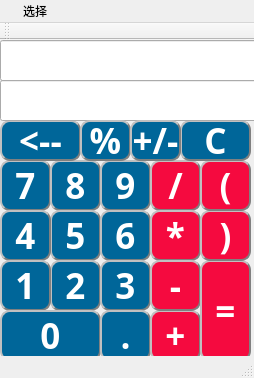
<?xml version="1.0" encoding="UTF-8"?>
<ui version="4.0">
 <class>MainWindow</class>
 <widget class="QMainWindow" name="MainWindow">
  <property name="geometry">
   <rect>
    <x>0</x>
    <y>0</y>
    <width>254</width>
    <height>378</height>
   </rect>
  </property>
  <property name="windowTitle">
   <string>MainWindow</string>
  </property>
  <property name="styleSheet">
   <string notr="true">background-color:#000000  ;
color: white;   
border-radius: 10px;  
border: 2px groove gray;
border-style: outset;}
QPushButton:hover{background-color:white; color: black;}
QPushButton:pressed{background-color:rgb(85, 170, 255);
border-style: inset; 
</string>
  </property>
  <widget class="QWidget" name="centralWidget">
   <widget class="QPushButton" name="btn_7">
    <property name="geometry">
     <rect>
      <x>0</x>
      <y>120</y>
      <width>51</width>
      <height>51</height>
     </rect>
    </property>
    <property name="font">
     <font>
      <family>Aharoni</family>
      <pointsize>26</pointsize>
      <weight>75</weight>
      <bold>true</bold>
     </font>
    </property>
    <property name="styleSheet">
     <string notr="true">QPushButton
{
background-color:#006699    ;
color: white;   
border-radius: 10px;  
border: 2px groove gray;
border-style: outset;}
QPushButton:hover{background-color:white; color: black;}
QPushButton:pressed{background-color:rgb(85, 170, 255);
border-style: inset; 
}</string>
    </property>
    <property name="text">
     <string>7</string>
    </property>
   </widget>
   <widget class="QPushButton" name="btn_8">
    <property name="geometry">
     <rect>
      <x>50</x>
      <y>120</y>
      <width>51</width>
      <height>51</height>
     </rect>
    </property>
    <property name="font">
     <font>
      <family>Aharoni</family>
      <pointsize>26</pointsize>
      <weight>75</weight>
      <bold>true</bold>
     </font>
    </property>
    <property name="styleSheet">
     <string notr="true">QPushButton
{
background-color:#006699    ;
color: white;   
border-radius: 10px;  
border: 2px groove gray;
border-style: outset;}
QPushButton:hover{background-color:white; color: black;}
QPushButton:pressed{background-color:rgb(85, 170, 255);
border-style: inset; 
}</string>
    </property>
    <property name="text">
     <string>8</string>
    </property>
    <property name="iconSize">
     <size>
      <width>40</width>
      <height>40</height>
     </size>
    </property>
   </widget>
   <widget class="QPushButton" name="btn_9">
    <property name="geometry">
     <rect>
      <x>100</x>
      <y>120</y>
      <width>51</width>
      <height>51</height>
     </rect>
    </property>
    <property name="font">
     <font>
      <family>Aharoni</family>
      <pointsize>26</pointsize>
      <weight>75</weight>
      <bold>true</bold>
     </font>
    </property>
    <property name="styleSheet">
     <string notr="true">QPushButton
{
background-color:#006699    ;
color: white;   
border-radius: 10px;  
border: 2px groove gray;
border-style: outset;}
QPushButton:hover{background-color:white; color: black;}
QPushButton:pressed{background-color:rgb(85, 170, 255);
border-style: inset; 
}</string>
    </property>
    <property name="text">
     <string>9</string>
    </property>
   </widget>
   <widget class="QPushButton" name="btn_5">
    <property name="geometry">
     <rect>
      <x>50</x>
      <y>170</y>
      <width>51</width>
      <height>51</height>
     </rect>
    </property>
    <property name="font">
     <font>
      <family>Aharoni</family>
      <pointsize>26</pointsize>
      <weight>75</weight>
      <bold>true</bold>
     </font>
    </property>
    <property name="styleSheet">
     <string notr="true">QPushButton
{
background-color:#006699    ;
color: white;   
border-radius: 10px;  
border: 2px groove gray;
border-style: outset;}
QPushButton:hover{background-color:white; color: black;}
QPushButton:pressed{background-color:rgb(85, 170, 255);
border-style: inset; 
}</string>
    </property>
    <property name="text">
     <string>5</string>
    </property>
   </widget>
   <widget class="QPushButton" name="btn_6">
    <property name="geometry">
     <rect>
      <x>100</x>
      <y>170</y>
      <width>51</width>
      <height>51</height>
     </rect>
    </property>
    <property name="font">
     <font>
      <family>Aharoni</family>
      <pointsize>26</pointsize>
      <weight>75</weight>
      <bold>true</bold>
     </font>
    </property>
    <property name="styleSheet">
     <string notr="true">QPushButton
{
background-color:#006699    ;
color: white;   
border-radius: 10px;  
border: 2px groove gray;
border-style: outset;}
QPushButton:hover{background-color:white; color: black;}
QPushButton:pressed{background-color:rgb(85, 170, 255);
border-style: inset; 
}</string>
    </property>
    <property name="text">
     <string>6</string>
    </property>
    <property name="iconSize">
     <size>
      <width>200</width>
      <height>200</height>
     </size>
    </property>
   </widget>
   <widget class="QPushButton" name="btn_4">
    <property name="geometry">
     <rect>
      <x>0</x>
      <y>170</y>
      <width>51</width>
      <height>51</height>
     </rect>
    </property>
    <property name="font">
     <font>
      <family>Aharoni</family>
      <pointsize>26</pointsize>
      <weight>75</weight>
      <bold>true</bold>
     </font>
    </property>
    <property name="styleSheet">
     <string notr="true">QPushButton
{
background-color:#006699    ;
color: white;   
border-radius: 10px;  
border: 2px groove gray;
border-style: outset;}
QPushButton:hover{background-color:white; color: black;}
QPushButton:pressed{background-color:rgb(85, 170, 255);
border-style: inset; 
}</string>
    </property>
    <property name="text">
     <string>4</string>
    </property>
   </widget>
   <widget class="QPushButton" name="btn_2">
    <property name="geometry">
     <rect>
      <x>50</x>
      <y>220</y>
      <width>51</width>
      <height>51</height>
     </rect>
    </property>
    <property name="font">
     <font>
      <family>Aharoni</family>
      <pointsize>26</pointsize>
      <weight>75</weight>
      <bold>true</bold>
     </font>
    </property>
    <property name="styleSheet">
     <string notr="true">QPushButton
{
background-color:#006699    ;
color: white;   
border-radius: 10px;  
border: 2px groove gray;
border-style: outset;}
QPushButton:hover{background-color:white; color: black;}
QPushButton:pressed{background-color:rgb(85, 170, 255);
border-style: inset; 
}</string>
    </property>
    <property name="text">
     <string>2</string>
    </property>
   </widget>
   <widget class="QPushButton" name="btn_3">
    <property name="geometry">
     <rect>
      <x>100</x>
      <y>220</y>
      <width>51</width>
      <height>51</height>
     </rect>
    </property>
    <property name="font">
     <font>
      <family>Aharoni</family>
      <pointsize>26</pointsize>
      <weight>75</weight>
      <bold>true</bold>
     </font>
    </property>
    <property name="styleSheet">
     <string notr="true">QPushButton
{
background-color:#006699    ;
color: white;   
border-radius: 10px;  
border: 2px groove gray;
border-style: outset;}
QPushButton:hover{background-color:white; color: black;}
QPushButton:pressed{background-color:rgb(85, 170, 255);
border-style: inset; 
}</string>
    </property>
    <property name="text">
     <string>3</string>
    </property>
   </widget>
   <widget class="QPushButton" name="btn_1">
    <property name="geometry">
     <rect>
      <x>0</x>
      <y>220</y>
      <width>51</width>
      <height>51</height>
     </rect>
    </property>
    <property name="font">
     <font>
      <family>Aharoni</family>
      <pointsize>26</pointsize>
      <weight>75</weight>
      <bold>true</bold>
     </font>
    </property>
    <property name="styleSheet">
     <string notr="true">QPushButton
{
background-color:#006699    ;
color: white;   
border-radius: 10px;  
border: 2px groove gray;
border-style: outset;}
QPushButton:hover{background-color:white; color: black;}
QPushButton:pressed{background-color:rgb(85, 170, 255);
border-style: inset; 
}</string>
    </property>
    <property name="text">
     <string>1</string>
    </property>
   </widget>
   <widget class="QPushButton" name="btn_0">
    <property name="geometry">
     <rect>
      <x>0</x>
      <y>270</y>
      <width>101</width>
      <height>51</height>
     </rect>
    </property>
    <property name="minimumSize">
     <size>
      <width>0</width>
      <height>0</height>
     </size>
    </property>
    <property name="font">
     <font>
      <family>Aharoni</family>
      <pointsize>26</pointsize>
      <weight>75</weight>
      <bold>true</bold>
     </font>
    </property>
    <property name="styleSheet">
     <string notr="true">QPushButton
{
background-color:#006699    ;
color: white;   
border-radius: 10px;  
border: 2px groove gray;
border-style: outset;}
QPushButton:hover{background-color:white; color: black;}
QPushButton:pressed{background-color:rgb(85, 170, 255);
border-style: inset; 
}</string>
    </property>
    <property name="text">
     <string>0</string>
    </property>
   </widget>
   <widget class="QPushButton" name="btn_dot">
    <property name="geometry">
     <rect>
      <x>100</x>
      <y>270</y>
      <width>51</width>
      <height>51</height>
     </rect>
    </property>
    <property name="font">
     <font>
      <family>Aharoni</family>
      <pointsize>26</pointsize>
      <weight>75</weight>
      <bold>true</bold>
     </font>
    </property>
    <property name="styleSheet">
     <string notr="true">QPushButton
{
background-color:#006699    ;
color: white;   
border-radius: 10px;  
border: 2px groove gray;
border-style: outset;}
QPushButton:hover{background-color:white; color: black;}
QPushButton:pressed{background-color:rgb(85, 170, 255);
border-style: inset; 
}</string>
    </property>
    <property name="text">
     <string>.</string>
    </property>
   </widget>
   <widget class="QPushButton" name="btn_division">
    <property name="geometry">
     <rect>
      <x>150</x>
      <y>120</y>
      <width>51</width>
      <height>51</height>
     </rect>
    </property>
    <property name="font">
     <font>
      <family>Aharoni</family>
      <pointsize>26</pointsize>
      <weight>75</weight>
      <bold>true</bold>
     </font>
    </property>
    <property name="styleSheet">
     <string notr="true">QPushButton
{
background-color:#F50A3F  ;
color: white;   
border-radius: 10px;  
border: 2px groove gray;
border-style: outset;}
QPushButton:hover{background-color:white; color: black;}
QPushButton:pressed{background-color:rgb(85, 170, 255);
border-style: inset; 
}</string>
    </property>
    <property name="text">
     <string>/</string>
    </property>
   </widget>
   <widget class="QPushButton" name="btn_addition">
    <property name="geometry">
     <rect>
      <x>150</x>
      <y>270</y>
      <width>51</width>
      <height>51</height>
     </rect>
    </property>
    <property name="font">
     <font>
      <family>Aharoni</family>
      <pointsize>26</pointsize>
      <weight>75</weight>
      <bold>true</bold>
     </font>
    </property>
    <property name="styleSheet">
     <string notr="true">QPushButton
{
background-color:#F50A3F  ;
color: white;   
border-radius: 10px;  
border: 2px groove gray;
border-style: outset;}
QPushButton:hover{background-color:white; color: black;}
QPushButton:pressed{background-color:rgb(85, 170, 255);
border-style: inset; 
}</string>
    </property>
    <property name="text">
     <string>+</string>
    </property>
   </widget>
   <widget class="QPushButton" name="btn_multiplcation">
    <property name="geometry">
     <rect>
      <x>150</x>
      <y>170</y>
      <width>51</width>
      <height>51</height>
     </rect>
    </property>
    <property name="font">
     <font>
      <family>Aharoni</family>
      <pointsize>26</pointsize>
      <weight>75</weight>
      <bold>true</bold>
     </font>
    </property>
    <property name="styleSheet">
     <string notr="true">QPushButton
{
background-color:#F50A3F  ;
color: white;   
border-radius: 10px;  
border: 2px groove gray;
border-style: outset;}
QPushButton:hover{background-color:white; color: black;}
QPushButton:pressed{background-color:rgb(85, 170, 255);
border-style: inset; 
}</string>
    </property>
    <property name="text">
     <string>*</string>
    </property>
   </widget>
   <widget class="QPushButton" name="btn_subtraction">
    <property name="geometry">
     <rect>
      <x>150</x>
      <y>220</y>
      <width>51</width>
      <height>51</height>
     </rect>
    </property>
    <property name="font">
     <font>
      <family>Aharoni</family>
      <pointsize>26</pointsize>
      <weight>75</weight>
      <bold>true</bold>
     </font>
    </property>
    <property name="styleSheet">
     <string notr="true">QPushButton
{
background-color:#F50A3F  ;
color: white;   
border-radius: 10px;  
border: 2px groove gray;
border-style: outset;}
QPushButton:hover{background-color:white; color: black;}
QPushButton:pressed{background-color:rgb(85, 170, 255);
border-style: inset; 
}</string>
    </property>
    <property name="text">
     <string>-</string>
    </property>
   </widget>
   <widget class="QPushButton" name="btn_equal">
    <property name="geometry">
     <rect>
      <x>200</x>
      <y>220</y>
      <width>51</width>
      <height>101</height>
     </rect>
    </property>
    <property name="font">
     <font>
      <family>Aharoni</family>
      <pointsize>26</pointsize>
      <weight>75</weight>
      <bold>true</bold>
     </font>
    </property>
    <property name="styleSheet">
     <string notr="true">QPushButton
{
background-color:#F50A3F  ;
color: white;   
border-radius: 10px;  
border: 2px groove gray;
border-style: outset;}
QPushButton:hover{background-color:white; color: black;}
QPushButton:pressed{background-color:rgb(85, 170, 255);
border-style: inset; 
}</string>
    </property>
    <property name="text">
     <string>=</string>
    </property>
   </widget>
   <widget class="QPushButton" name="btn_rightParenthesis">
    <property name="geometry">
     <rect>
      <x>200</x>
      <y>170</y>
      <width>51</width>
      <height>51</height>
     </rect>
    </property>
    <property name="font">
     <font>
      <family>Aharoni</family>
      <pointsize>26</pointsize>
      <weight>75</weight>
      <bold>true</bold>
     </font>
    </property>
    <property name="styleSheet">
     <string notr="true">QPushButton
{
background-color:#F50A3F  ;
color: white;   
border-radius: 10px;  
border: 2px groove gray;
border-style: outset;}
QPushButton:hover{background-color:white; color: black;}
QPushButton:pressed{background-color:rgb(85, 170, 255);
border-style: inset; 
}</string>
    </property>
    <property name="text">
     <string>)</string>
    </property>
   </widget>
   <widget class="QPushButton" name="btn_leftParenthesis">
    <property name="geometry">
     <rect>
      <x>200</x>
      <y>120</y>
      <width>51</width>
      <height>51</height>
     </rect>
    </property>
    <property name="font">
     <font>
      <family>Aharoni</family>
      <pointsize>26</pointsize>
      <weight>75</weight>
      <bold>true</bold>
     </font>
    </property>
    <property name="styleSheet">
     <string notr="true">QPushButton
{
background-color:#F50A3F  ;
color: white;   
border-radius: 10px;  
border: 2px groove gray;
border-style: outset;}
QPushButton:hover{background-color:white; color: black;}
QPushButton:pressed{background-color:rgb(85, 170, 255);
border-style: inset; 
}</string>
    </property>
    <property name="text">
     <string>(</string>
    </property>
   </widget>
   <widget class="QPushButton" name="btn_c">
    <property name="geometry">
     <rect>
      <x>180</x>
      <y>80</y>
      <width>71</width>
      <height>41</height>
     </rect>
    </property>
    <property name="font">
     <font>
      <family>Aharoni</family>
      <pointsize>26</pointsize>
      <weight>75</weight>
      <bold>true</bold>
     </font>
    </property>
    <property name="styleSheet">
     <string notr="true">QPushButton
{
background-color:#006699    ;
color: white;   
border-radius: 10px;  
border: 2px groove gray;
border-style: outset;}
QPushButton:hover{background-color:white; color: black;}
QPushButton:pressed{background-color:rgb(85, 170, 255);
border-style: inset; 
}</string>
    </property>
    <property name="text">
     <string>C</string>
    </property>
   </widget>
   <widget class="QPushButton" name="btn_arrows">
    <property name="geometry">
     <rect>
      <x>0</x>
      <y>80</y>
      <width>81</width>
      <height>41</height>
     </rect>
    </property>
    <property name="font">
     <font>
      <family>Aharoni</family>
      <pointsize>26</pointsize>
      <weight>75</weight>
      <bold>true</bold>
     </font>
    </property>
    <property name="styleSheet">
     <string notr="true">QPushButton
{
background-color:#006699    ;
color: white;   
border-radius: 10px;  
border: 2px groove gray;
border-style: outset;}
QPushButton:hover{background-color:white; color: black;}
QPushButton:pressed{background-color:rgb(85, 170, 255);
border-style: inset; 
}</string>
    </property>
    <property name="text">
     <string>&lt;--</string>
    </property>
   </widget>
   <widget class="QLineEdit" name="lineEdit">
    <property name="geometry">
     <rect>
      <x>0</x>
      <y>0</y>
      <width>261</width>
      <height>41</height>
     </rect>
    </property>
    <property name="styleSheet">
     <string notr="true">
lineEdit.setStyleSheet(&quot;color:red&quot;);

font: 75 28pt &quot;Aharoni&quot;;

lineEdit.setStyleSheet(&quot;background-color:#000000&quot;);


lineEdit.setFont(QFont( &quot;Timers&quot; , 28 ,  QFont::Bold) );
</string>
    </property>
    <property name="readOnly">
     <bool>true</bool>
    </property>
   </widget>
   <widget class="QLineEdit" name="lineEdit_show">
    <property name="geometry">
     <rect>
      <x>0</x>
      <y>40</y>
      <width>261</width>
      <height>41</height>
     </rect>
    </property>
    <property name="styleSheet">
     <string notr="true">
lineEdit.setStyleSheet(&quot;color:red&quot;);

font: 75 28pt &quot;Aharoni&quot;;

lineEdit.setStyleSheet(&quot;background-color:red&quot;);


lineEdit.setFont(QFont( &quot;Timers&quot; , 28 ,  QFont::Bold) );
</string>
    </property>
    <property name="readOnly">
     <bool>true</bool>
    </property>
   </widget>
   <widget class="QPushButton" name="btn_remainder">
    <property name="geometry">
     <rect>
      <x>80</x>
      <y>80</y>
      <width>51</width>
      <height>41</height>
     </rect>
    </property>
    <property name="font">
     <font>
      <family>Aharoni</family>
      <pointsize>26</pointsize>
      <weight>75</weight>
      <bold>true</bold>
     </font>
    </property>
    <property name="styleSheet">
     <string notr="true">QPushButton
{
background-color:#006699    ;
color: white;   
border-radius: 10px;  
border: 2px groove gray;
border-style: outset;}
QPushButton:hover{background-color:white; color: black;}
QPushButton:pressed{background-color:rgb(85, 170, 255);
border-style: inset; 
}</string>
    </property>
    <property name="text">
     <string>%</string>
    </property>
   </widget>
   <widget class="QPushButton" name="btn_nagative">
    <property name="geometry">
     <rect>
      <x>130</x>
      <y>80</y>
      <width>51</width>
      <height>41</height>
     </rect>
    </property>
    <property name="font">
     <font>
      <family>Aharoni</family>
      <pointsize>26</pointsize>
      <weight>75</weight>
      <bold>true</bold>
     </font>
    </property>
    <property name="styleSheet">
     <string notr="true">QPushButton
{
background-color:#006699    ;
color: white;   
border-radius: 10px;  
border: 2px groove gray;
border-style: outset;}
QPushButton:hover{background-color:white; color: black;}
QPushButton:pressed{background-color:rgb(85, 170, 255);
border-style: inset; 
}</string>
    </property>
    <property name="text">
     <string>+/-</string>
    </property>
   </widget>
  </widget>
  <widget class="QMenuBar" name="menuBar">
   <property name="geometry">
    <rect>
     <x>0</x>
     <y>0</y>
     <width>254</width>
     <height>27</height>
    </rect>
   </property>
   <widget class="QMenu" name="menu">
    <property name="title">
     <string/>
    </property>
   </widget>
   <widget class="QMenu" name="menu_quit">
    <property name="title">
     <string>选择</string>
    </property>
    <addaction name="actionQuit"/>
   </widget>
   <addaction name="menu"/>
   <addaction name="menu_quit"/>
  </widget>
  <widget class="QToolBar" name="mainToolBar">
   <attribute name="toolBarArea">
    <enum>TopToolBarArea</enum>
   </attribute>
   <attribute name="toolBarBreak">
    <bool>false</bool>
   </attribute>
  </widget>
  <widget class="QStatusBar" name="statusBar"/>
  <action name="actionQuit">
   <property name="text">
    <string>退出</string>
   </property>
  </action>
 </widget>
 <layoutdefault spacing="6" margin="11"/>
 <resources/>
 <connections/>
</ui>
